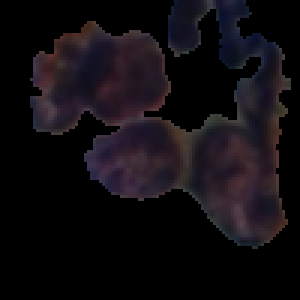
#> input picture src/augmented-images/ASC-H/8145_ID_90_mirror.png, 100 x 100 px (shown 3 times larger)
$ python -i segmentation.py   (imports and definitions only)
#> lines starting #> are read from the running program, lines starting #| are printed output that depends on the picture; after the words box and inside, x2 and y2 are one past the last pixel; in counts of white or black regions, pixels touching at a corner belong together
#> further down, picture is the input picture: shape (100, 100, 3); mean B, G, R 17.3, 13.1, 17
# Imports
import os
import matplotlib.pyplot as plt
import cv2
import numpy as np

from utils import write_segmented_images, create_folders_classes
from PIL import Image

# [71 lines left out: functions read_images, get_colors_around_center_pixel, hsv_color_similarity, region_growing, not called in this run]

def contour_segmented_images(segmented_image):
    gray = cv2.cvtColor(segmented_image, cv2.COLOR_BGR2GRAY)
    blurred = cv2.GaussianBlur(gray, (5, 5), 0)
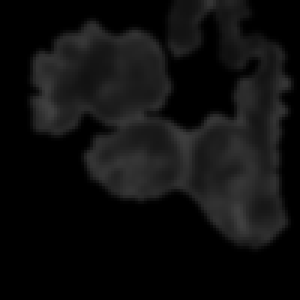
#> blurred: shape (100, 100) (shown 3 times larger); min 0, max 64, mean 14.8
    _, binary = cv2.threshold(blurred, 0, 255, cv2.THRESH_BINARY + cv2.THRESH_OTSU)
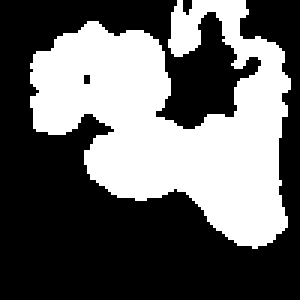
#> binary: shape (100, 100) (shown 3 times larger); 39.7% white; 1 white region, box (x1, y1, x2, y2) and area: (10, 0, 97, 83) 3969
    inverted = cv2.bitwise_not(binary)
#> inverted: shape (100, 100); 60.3% white; 1 black region
    contours_per_image, _ = cv2.findContours(inverted, cv2.RETR_EXTERNAL, cv2.CHAIN_APPROX_SIMPLE)
#> contours_per_image = 3 contours, 2 with area under 20; largest, box (x1, y1, x2, y2) and area: (0, 0, 100, 100) 5616
    largest_contour = max(contours_per_image, key=cv2.contourArea)
#> largest_contour = contour of 239 points, box (x1, y1, x2, y2) (0, 0, 100, 100), area 5616
    return largest_contour

# [64 lines left out: functions apply_mask, process_segmentation, process_contours, main, not called in this run]

# [2 lines not run here, left out]

>>> import cv2
>>> picture = cv2.imread('../augmented-images/ASC-H/8145_ID_90_mirror.png')
>>> result = contour_segmented_images(picture)
#> result has the same summary as largest_contour in contour_segmented_images
